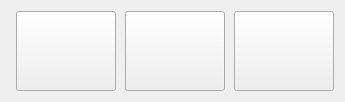
<?xml version="1.0" encoding="UTF-8"?>
<ui version="4.0">
  <class>AdminButton</class>
  <widget class="QWidget" name="AdminButton">
    <property name="geometry">
      <rect>
        <x>0</x>
        <y>0</y>
        <width>345</width>
        <height>98</height>
      </rect>
    </property>
    <property name="windowTitle">
      <string>Form</string>
    </property>
    <layout class="QHBoxLayout" name="horizontalLayout">
      <property name="spacing">
        <number>9</number>
      </property>
      <item>
        <spacer name="horizontalSpacer">
          <property name="orientation">
            <enum>Qt::Horizontal</enum>
          </property>
          <property name="sizeHint" stdset="0">
            <size>
              <width>40</width>
              <height>20</height>
            </size>
          </property>
        </spacer>
      </item>
      <item>
        <widget class="QPushButton" name="btnExplorer">
          <property name="minimumSize">
            <size>
              <width>100</width>
              <height>80</height>
            </size>
          </property>
          <property name="text">
            <string />
          </property>
          <property name="icon">
            <iconset resource="../../ekiosk.qrc">
              <normaloff>:/assets/icons/admin_18.png</normaloff>:/assets/icons/admin_18.png</iconset>
          </property>
          <property name="iconSize">
            <size>
              <width>72</width>
              <height>72</height>
            </size>
          </property>
        </widget>
      </item>
      <item>
        <widget class="QPushButton" name="btnKeyboard">
          <property name="minimumSize">
            <size>
              <width>100</width>
              <height>80</height>
            </size>
          </property>
          <property name="text">
            <string />
          </property>
          <property name="icon">
            <iconset resource="../../ekiosk.qrc">
              <normaloff>:/assets/icons/admin_19.png</normaloff>:/assets/icons/admin_19.png</iconset>
          </property>
          <property name="iconSize">
            <size>
              <width>72</width>
              <height>72</height>
            </size>
          </property>
        </widget>
      </item>
      <item>
        <widget class="QPushButton" name="btnClose">
          <property name="minimumSize">
            <size>
              <width>100</width>
              <height>80</height>
            </size>
          </property>
          <property name="text">
            <string />
          </property>
          <property name="icon">
            <iconset resource="../../ekiosk.qrc">
              <normaloff>:/assets/icons/reg_8.png</normaloff>:/assets/icons/reg_8.png</iconset>
          </property>
          <property name="iconSize">
            <size>
              <width>72</width>
              <height>72</height>
            </size>
          </property>
        </widget>
      </item>
    </layout>
  </widget>
  <resources>
    <include location="../../ekiosk.qrc" />
  </resources>
  <connections />
</ui>
